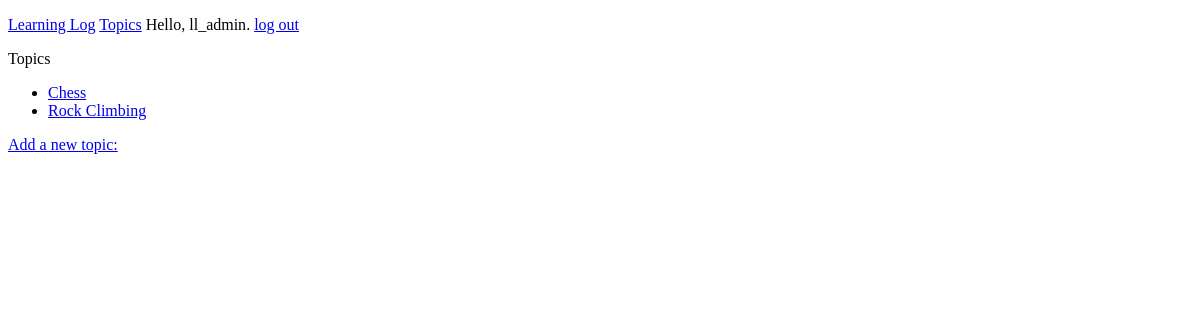
The page /topics/ (signed in) on the database as committed earlier.
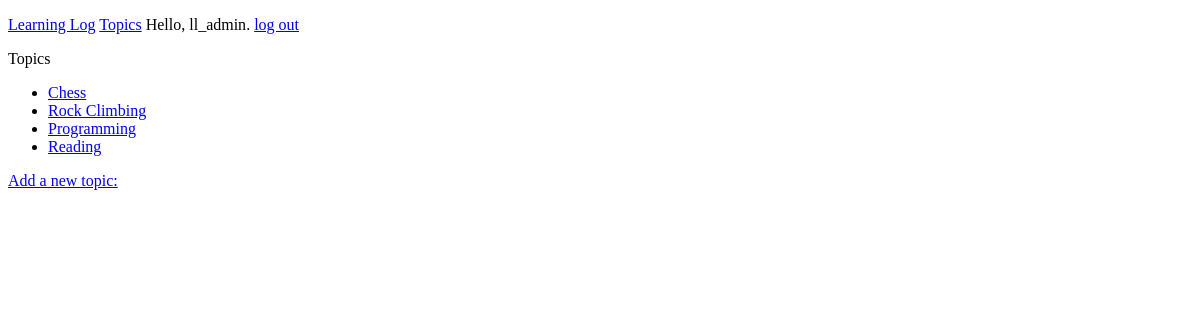
The same page on the database as committed later.
### learning_logs/models.py (models this page shows)
class Topic(models.Model):
    text = models.CharField(max_length=200)
    date_added = models.DateTimeField(auto_now_add=True)
    owner = models.ForeignKey(User, on_delete=models.CASCADE)
    def __str__(self):
        return self.text

### learning_logs/views.py (the view)
# urls.py: path('topics/', views.topics, name='topics'),
@login_required
def topics(request):
    topics = Topic.objects.filter(owner=request.user).order_by('date_added')
    context = {'topics': topics}
    return render(request, 'learning_logs/topics.html', context)

### learning_logs/templates/learning_logs/topics.html
{% extends 'learning_logs/base.html' %}
{% block content %}
    <p>Topics</p>
    <ul>
        {% for topic in topics %}
            <li>
                <a href="{% url 'learning_logs:topic' topic.id %}">{{ topic }}</a>
            </li>
        {% empty %}
            <li>No topics have been added yet.</li>
        {% endfor %}
    </ul>
    <a href="{% url 'learning_logs:new_topic' %}">Add a new topic:</a>
{% endblock content %}

### learning_logs/templates/learning_logs/base.html (shortened to what this page needs)
<!DOCTYPE html>
<html lang="en">
<head>
</head>
<body>
    <p>
        <a href="{% url 'learning_logs:index' %}">Learning Log</a>
        <a href="{% url 'learning_logs:topics' %}">Topics</a>
        {% if user.is_authenticated %}
          Hello, {{ user.username }}.
          <a href="{% url 'users:logout' %}">log out</a>
        {% else %}
          <a href="{% url 'users:register' %}">register</a>
          <a href="{% url 'users:login' %}">log in</a>
        {% endif %}
    </p>
    {% block content %}{% endblock content %}
</body>
</html>

Rows that differ between the two databases and show on the page:
added Topic: text "Programming"
added Topic: text "Reading"
